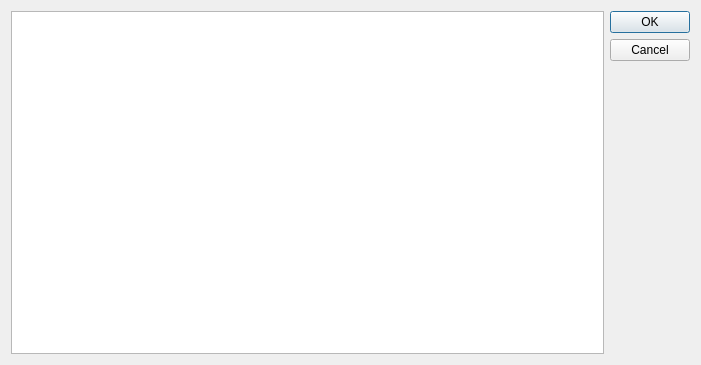
<?xml version="1.0" encoding="UTF-8"?>
<ui version="4.0">
 <class>isofCreateNumericsWindow</class>
 <widget class="QDialog" name="isofCreateNumericsWindow">
  <property name="geometry">
   <rect>
    <x>0</x>
    <y>0</y>
    <width>701</width>
    <height>365</height>
   </rect>
  </property>
  <property name="windowTitle">
   <string>Dialog</string>
  </property>
  <layout class="QHBoxLayout" name="horizontalLayout">
   <item>
    <widget class="QSplitter" name="splitter">
     <property name="orientation">
      <enum>Qt::Horizontal</enum>
     </property>
     <widget class="QListWidget" name="listWidget"/>
    </widget>
   </item>
   <item>
    <widget class="QDialogButtonBox" name="buttonBox">
     <property name="orientation">
      <enum>Qt::Vertical</enum>
     </property>
     <property name="standardButtons">
      <set>QDialogButtonBox::Cancel|QDialogButtonBox::Ok</set>
     </property>
    </widget>
   </item>
  </layout>
 </widget>
 <resources/>
 <connections>
  <connection>
   <sender>buttonBox</sender>
   <signal>accepted()</signal>
   <receiver>isofCreateNumericsWindow</receiver>
   <slot>accept()</slot>
   <hints>
    <hint type="sourcelabel">
     <x>248</x>
     <y>254</y>
    </hint>
    <hint type="destinationlabel">
     <x>157</x>
     <y>274</y>
    </hint>
   </hints>
  </connection>
  <connection>
   <sender>buttonBox</sender>
   <signal>rejected()</signal>
   <receiver>isofCreateNumericsWindow</receiver>
   <slot>reject()</slot>
   <hints>
    <hint type="sourcelabel">
     <x>316</x>
     <y>260</y>
    </hint>
    <hint type="destinationlabel">
     <x>286</x>
     <y>274</y>
    </hint>
   </hints>
  </connection>
 </connections>
</ui>
